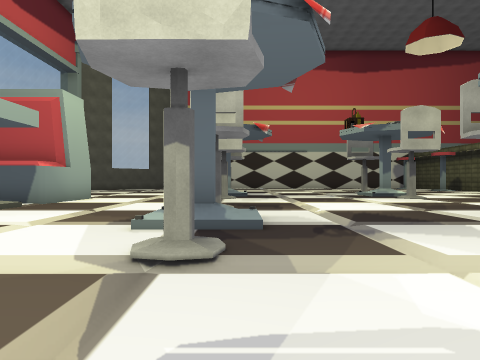
View 1 (above)

24 first-person views from a walk through a Unity game level. The camera is 1.2 m above the floor, looks level and sees 70° across. The floor is counted in squares, 2 m on a side. Each view is taken from the middle of a square. On the plan, view 1 faces up. The plan holds only what a view shows up to about 10 squares ahead; the rest is blank. The place goes on beyond the plan. The player is left out. Some surface patterns are stand-ins.

View 2
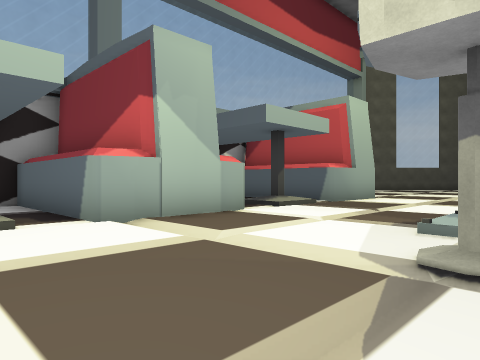

View 3
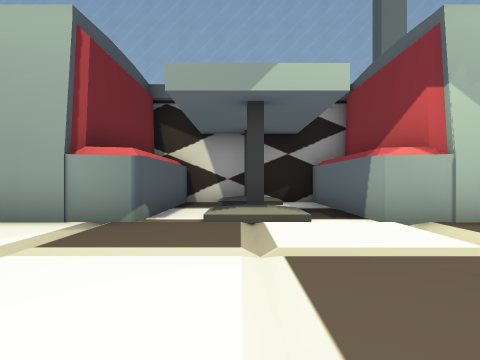

View 4
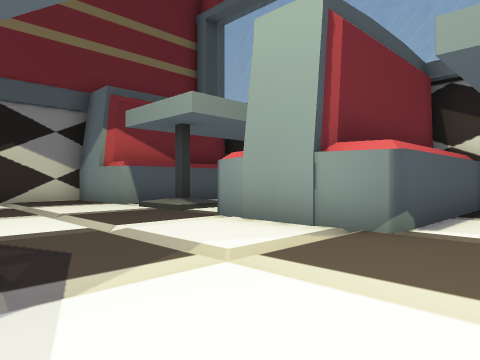

View 5
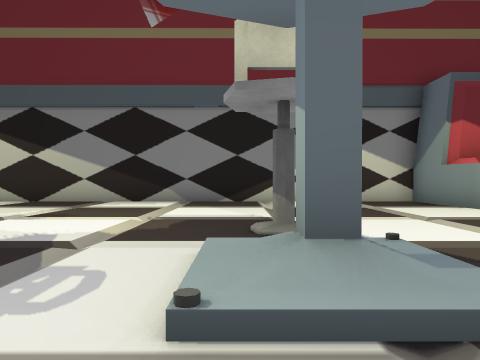

View 6
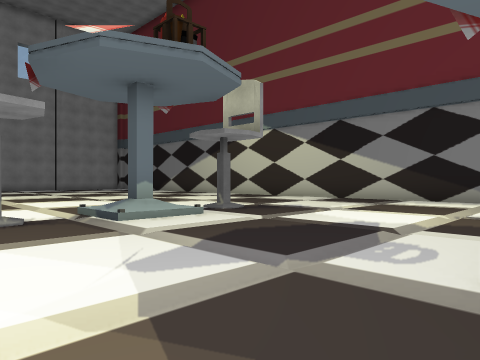

View 7
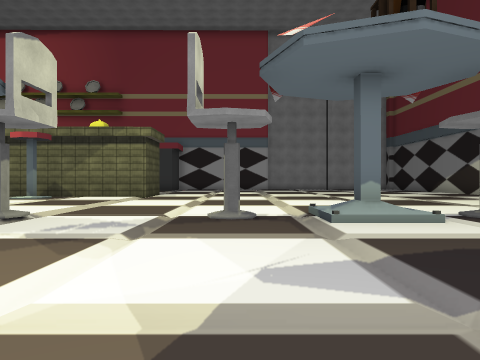

View 8
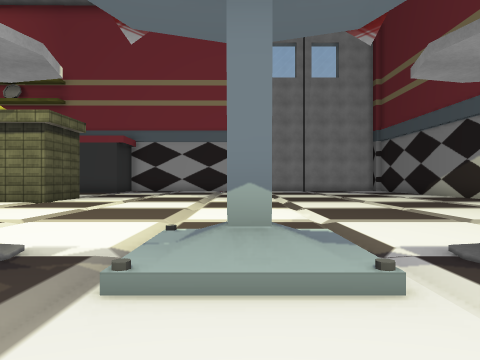

View 9
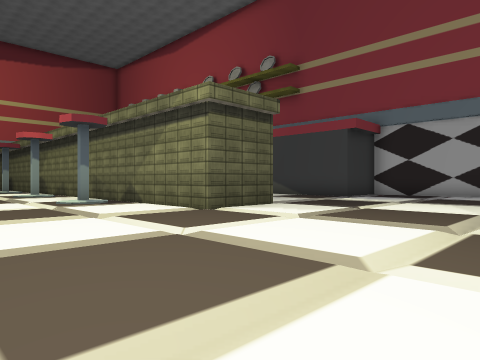

View 10
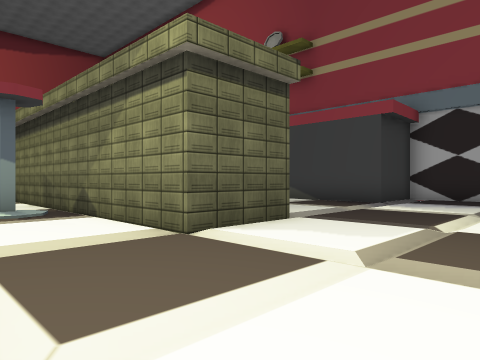

View 11
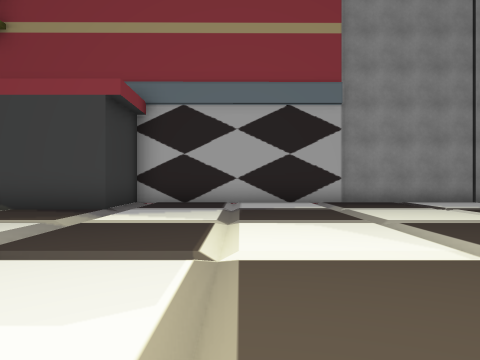

View 12
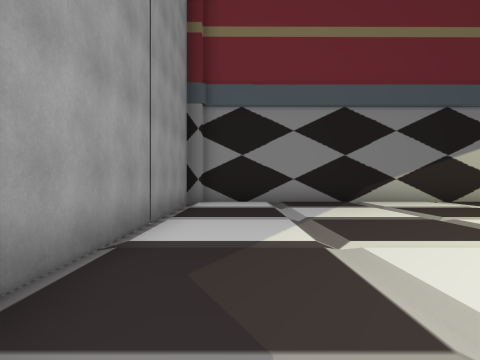

View 13
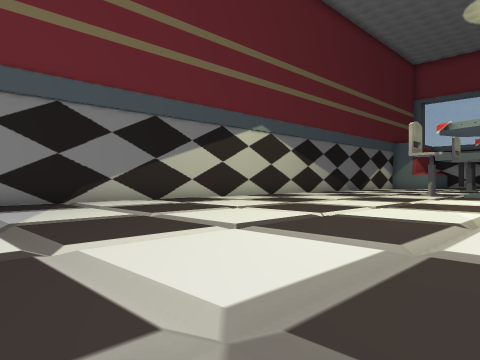

View 14
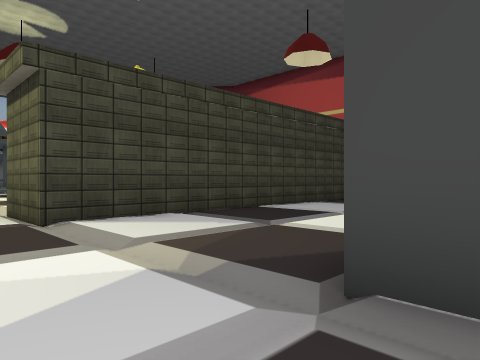

View 15
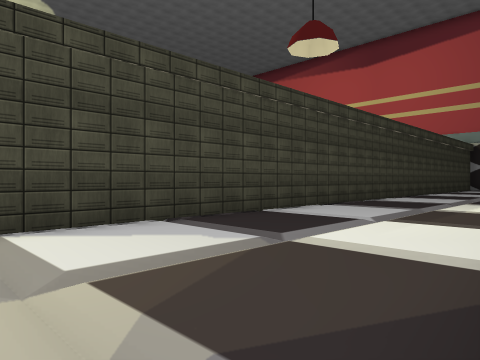

View 16
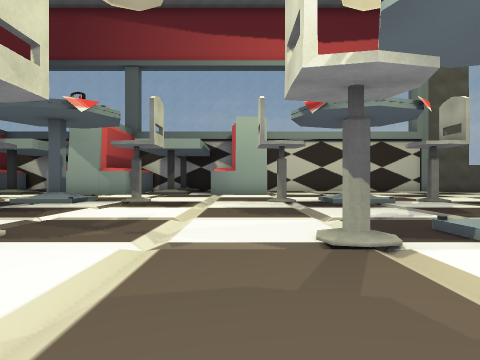

View 17
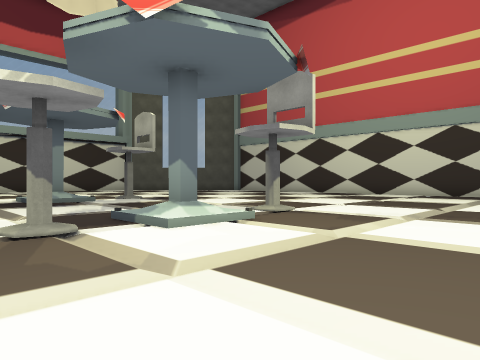

View 18
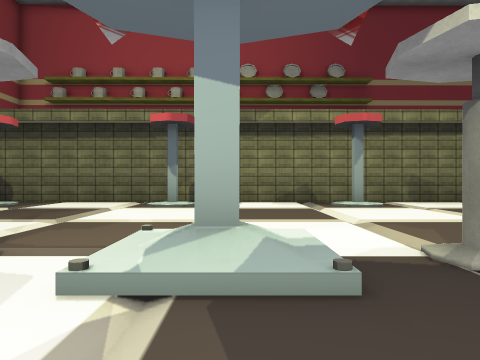

View 19
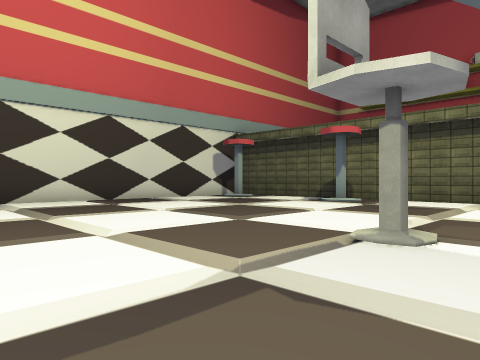

View 20
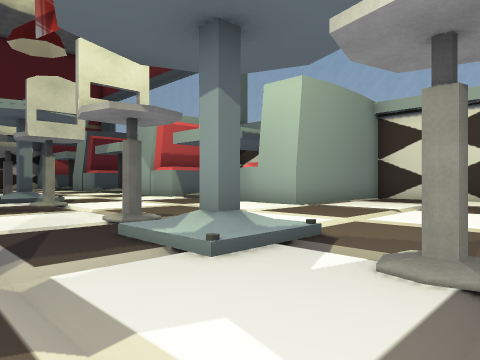

View 21
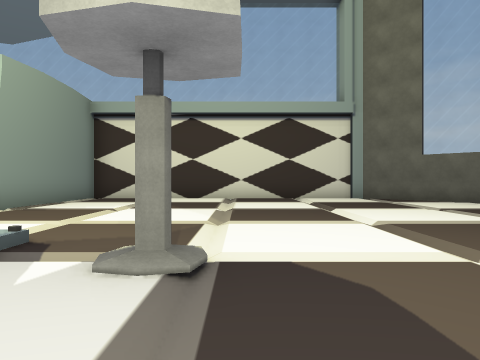

View 22
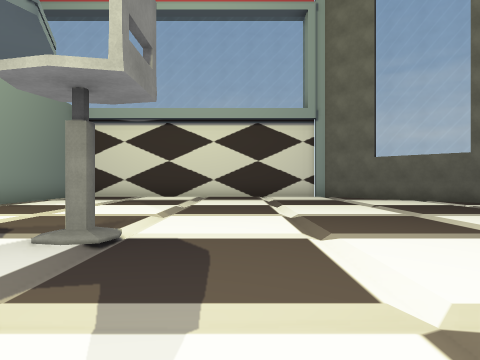

View 23
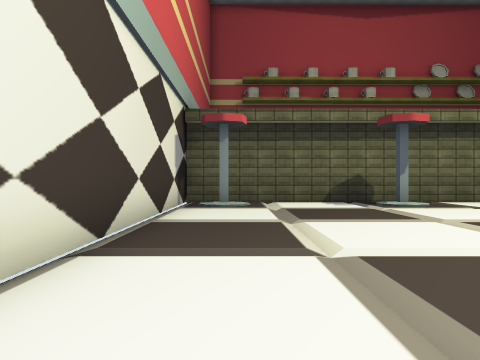

View 24
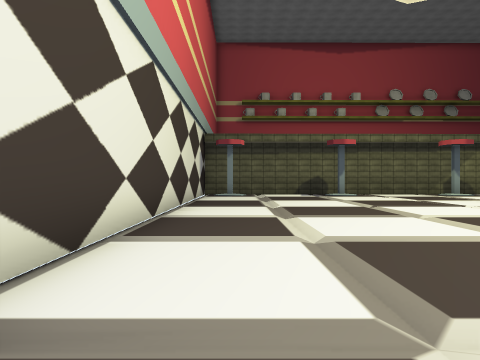

### Floor plan
Key: @ floor where view 1 was taken; # wall or solid block; . floor; / step, stairs or slope; = window, fence, low wall or low ledge; O other object.
Columns run from 10 left of view 1 to 22 right of it. Each row starts with its distance up from view 1.
 25           ##############
 24    #=    ..............#
 23   #=..  .............#.#
 22   =....  ..............#
 21   .....................#
 20   ........  ...........#
 19   ...................#.#
 18   .....................#
 17   .....................#
 16   .....................#
 15   .......O/.....O....#.#
 14 #........//....//......#
 13   ....... O..../O......#  ..
 12   .....................##...
 11   ####...O......O......##...
 10     ##...............#.##....
  9     ##.................##....
  8      /............  ...##....
  7     #/...O......O   ...##....
  6     ...........     .#.##....
  5      #... O....    ....##....#
  4      #...//...   ......##....#
  3     ##.///O..  /O......##....####
  2 #####../..... ../...............#
  1 #/..//..........................#
  0 ##..#/....@.....................#
 -1 #........ /..../O...............#
 -2 ######................//........#
 -3      #.../O..../O...............#
 -4      #... /....//...............#
 -5     ...../O..../O...............#
 -6     //..........................#
 -7     #/..........................#
 -8    ..............   ............#
 -9    ###.. ........    ...........#
-10      #.. ........      .........#
-11      #############     ##########

Positions as (right, up) in squares from view 1, and headings:
1: (0, 0), facing up
2: (0, 0), facing up-left
3: (0, 0), facing left
4: (-1, 0), facing down-left
5: (0, -1), facing down
6: (0, 0), facing down-right
7: (0, -1), facing right
8: (3, -3), facing right
9: (8, -3), facing up-right
10: (10, -1), facing up-right
11: (12, 0), facing right
12: (20, -1), facing down
13: (20, -1), facing down-left
14: (20, 1), facing up-left
15: (19, 2), facing up-left
16: (9, 10), facing left
17: (10, 10), facing up-left
18: (3, 13), facing right
19: (2, 14), facing up-right
20: (2, 16), facing down-left
21: (2, 16), facing left
22: (3, 17), facing left
23: (3, 23), facing right
24: (-2, 23), facing right
